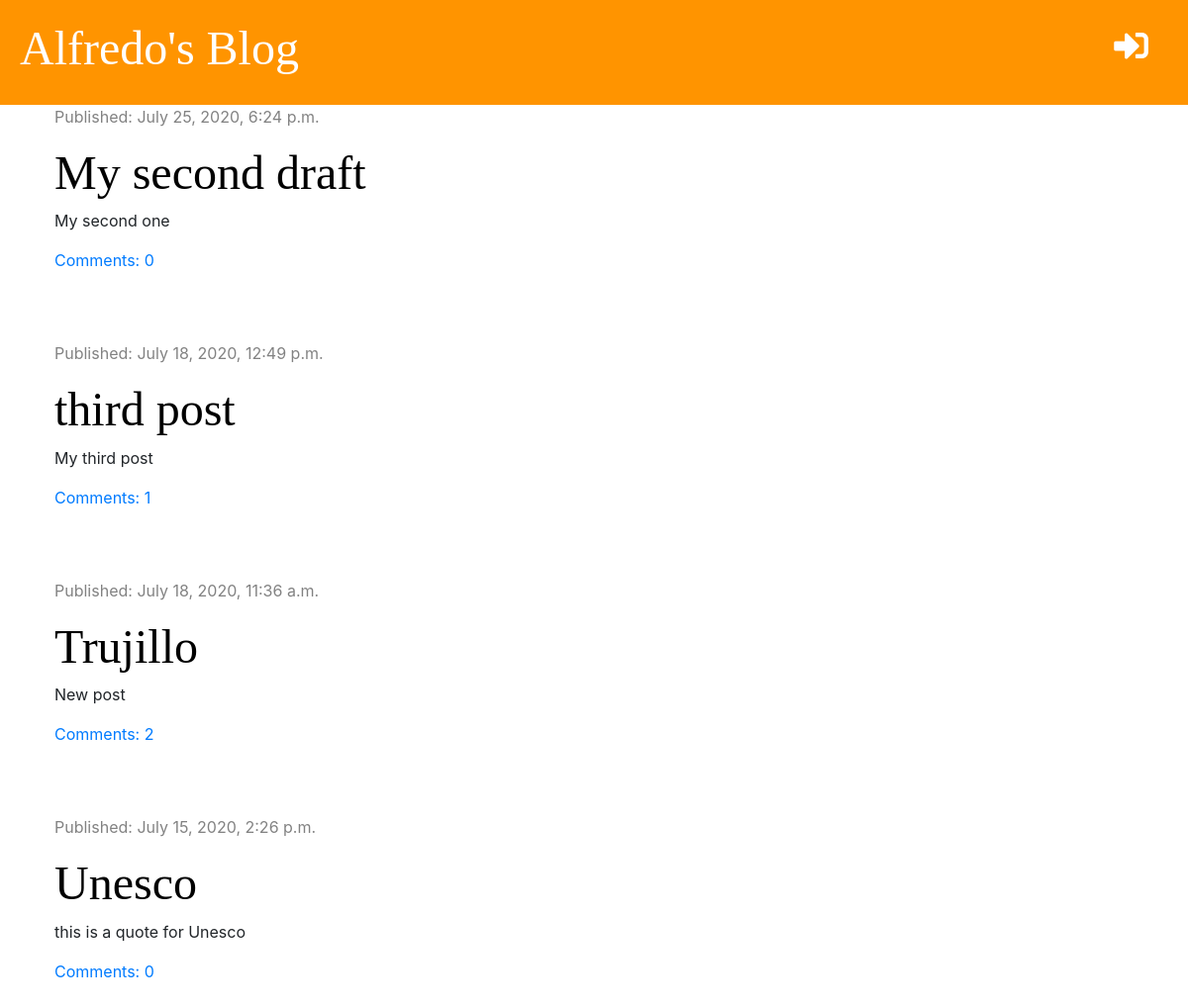
The page / on the database its author committed.
### blog/models.py (models this page shows, shortened)
class Post(models.Model):
    author = models.ForeignKey('auth.User', on_delete=models.CASCADE)
    title = models.CharField(max_length=200)
    text = models.TextField()
    created_date = models.DateTimeField(default= timezone.now)
    published_date = models.DateTimeField(blank=True, null=True)
    def approved_comments(self):
        return self.comments.filter(approved=True)

### blog/views.py (the view)
# urls.py: path('', views.post_list, name='post_list'),
def post_list(request):
    posts = Post.objects.filter(published_date__lte=timezone.now()).order_by('-published_date')
    stuff_for_frontend = {'posts': posts}
    return render(request, 'blog/post_list.html', stuff_for_frontend)

### blog/templates/blog/post_list.html (shortened to what this page needs)
{% extends 'blog/base.html' %}
{% block content %}
    {% for post in posts %}
        <div class="post">
            <div class="date">
                <p>Published: {{ post.published_date }}</p>
            </div>
            <h1><a href="{% url 'post_detail' pk=post.pk %}">{{ post.title }}</a></h1>
            <p>{{ post.text|linebreaksbr }}</p>
            <a href="{% url 'post_detail' pk=post.pk %}">Comments: {{ post.approved_comments.count }}</a>
        </div>
    {% endfor %}
{% endblock %}

### blog/static/css/blog.css (style rules this page uses)
h1, h2, h3, h4 { font-family: 'Tangerine', 'Inconsolata', 'Droid Sans', serif; font-size: 48px; }
.date { color: #828282; }
.post { margin-bottom: 70px; }
.post h1 a { color: #000000; }

### rows shown on the page
Post: published_date "July 25, 2020, 6:24 p.m.", title "My second draft", text "My second one", approved_comments.count "0"
Post: published_date "July 18, 2020, 12:49 p.m.", title "third post", text "My third post", approved_comments.count "1"
Post: published_date "July 18, 2020, 11:36 a.m.", title "Trujillo", text "New post", approved_comments.count "2"
Post: published_date "July 15, 2020, 2:26 p.m.", title "Unesco", text "this is a quote for Unesco", approved_comments.count "0"
